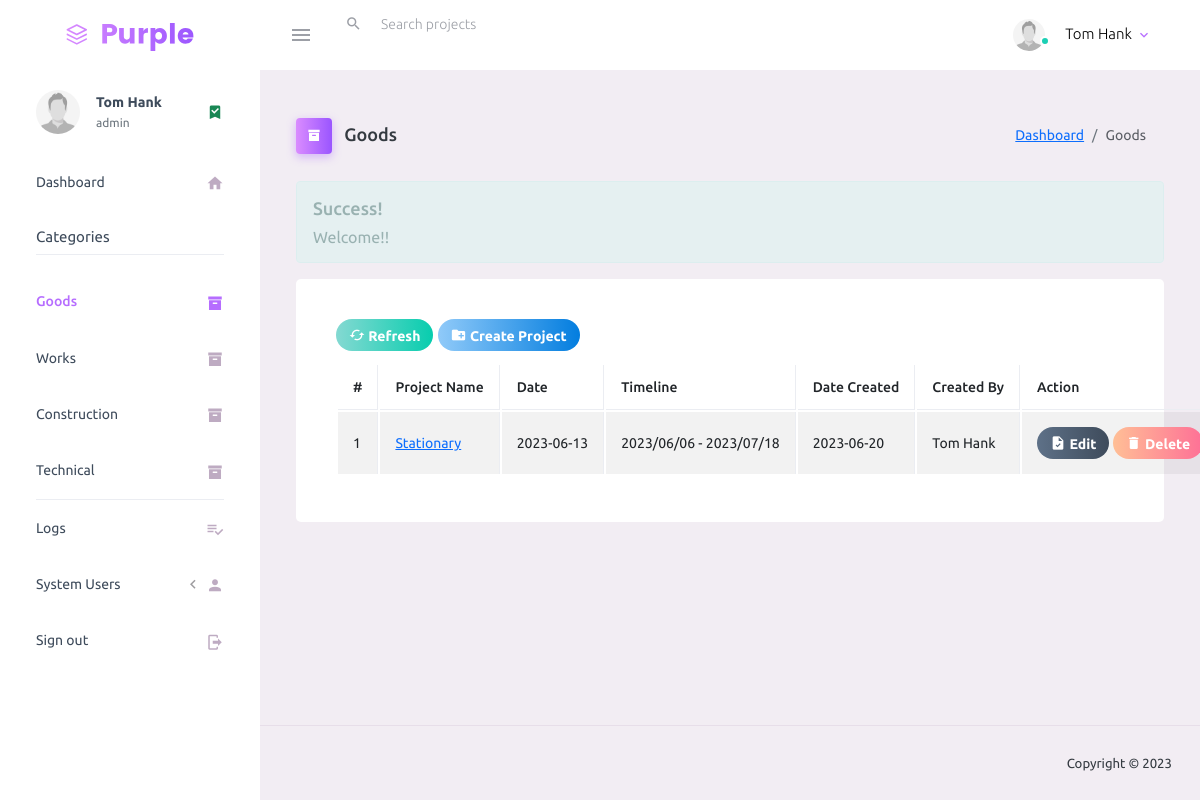
The page /goods.php (signed in) on the database its author committed.
### tables this page shows
CREATE TABLE `users_table` (
  `user_id` int(5) NOT NULL,
  `emp_id` text NOT NULL,
  `password` varchar(100) NOT NULL,
  `user_type` text NOT NULL,
  `status` tinyint(1) DEFAULT 0,
  `CreatedOn` date NOT NULL DEFAULT current_timestamp(),
  `CreatedBy` text NOT NULL,
  `deleted_on` date NOT NULL DEFAULT current_timestamp(),
  `deleted_by` text NOT NULL,
  `full_name` text NOT NULL,
  `photo` text NOT NULL
);

CREATE TABLE `projects` (
  `project_id` int(30) NOT NULL,
  `cat_id` int(30) NOT NULL,
  `project_name` text NOT NULL,
  `project_date` date NOT NULL,
  `project_timeline` text NOT NULL,
  `date_created` date NOT NULL DEFAULT current_timestamp(),
  `created_by` text NOT NULL,
  `delete_flag` int(2) NOT NULL DEFAULT 0 COMMENT '2 = deleted by admin; 1 = deleted by user; 0= not deleted'
);

### inc/session.php (called while the page is built, shortened)
<?php
	include 'conn.php';
	$sql = "SELECT * FROM users_table WHERE emp_id = '".$_SESSION['user']."'";
	$query = $conn->query($sql);
	$user = $query->fetch_assoc();
?>

### goods.php (the view, shortened to what this page needs)
<?php include 'inc/session.php'; ?>
<?php include 'inc/header.php'; ?>
<body>
    <div class="container-scroller">
        <?php include 'inc/menubar.php'; ?>
        <div class="container-fluid page-body-wrapper">
            <?php include 'inc/sidebar.php'; ?>
            <div class="main-panel">
                <div class="content-wrapper">
                    <div class="page-header">
                        <h3 class="page-title">
                            <span class="page-title-icon bg-gradient-primary text-white me-2">
                                <i class="mdi mdi-archive"></i>
                            </span> Goods
                        </h3>
                        <nav aria-label="breadcrumb">
                            <ol class="breadcrumb">
                                <li class="breadcrumb-item"><a href="dashboard.php">Dashboard</a></li>
                                <li class="breadcrumb-item active" aria-current="page">Goods</li>
                            </ol>
                        </nav>
                    </div>
                    <?php
                    if (isset($_SESSION['success'])) {
                        echo "
                            <div class='alert alert-success alert-dismissible'>
                            <h4><i class='icon fa fa-check'></i> Success!</h4>
                            " . $_SESSION['success'] . "
                            </div>
                        ";
                    }
                    ?>
                    <div class="row">
                        <div class="col-md-12 grid-margin stretch-card">
                            <div class="card">
                                <div class="card-body">
                                    <div class="card-title">
                                        <button title="Refresh" class="btn btn-gradient-success btn-rounded btn-sm" onClick="window.location.reload();"><i class="mdi mdi-cached"></i> Refresh</button>
                                        <button type="button" title="Create New" class="btn btn-gradient-info btn-rounded btn-sm addNew"><i class="mdi mdi-folder-plus"></i> Create Project</button>
                                    </div>
                                    <table id="example1" class="table table-bordered table-hover table-striped">
                                        <thead>
                                            <th>#</th>
                                            <th>Project Name</th>
                                            <th>Date</th>
                                            <th>Timeline</th>
                                            <th>Date Created</th>
                                            <th>Created By</th>
                                            <?php
                                            if ($user['user_type'] == 'admin') : ?>
                                                <th>Action</th>
                                            <?php
                                            endif; ?>
                                        </thead>
                                        <tbody>
                                            <?php
                                            $sql =  "SELECT * FROM projects WHERE cat_id = 1 AND delete_flag = 0 ORDER BY date_created DESC";
                                            $query = $conn->query($sql);
                                            $i = 1;
                                            while ($row = $query->fetch_assoc()) {
                                            ?>
                                                <tr>
                                                    <td><?= $i; ?></td>
                                                    <td><a title="View Project Details" href="project_phase.php?id=<?=base64_encode($row['project_id'])?>&page=<?=base64_encode('goods.php')?>&t=<?=base64_encode($row['project_name'])?>"><?= $row['project_name']; ?></a></td>
                                                    <td><?= $row['project_date']; ?></td>
                                                    <td><?= $row['project_timeline']; ?></td>
                                                    <td><?= $row['date_created']; ?></td>
                                                    <td><?= $row['created_by']; ?></td>
                                                    <?php
                                                    if ($user['user_type'] == 'admin') : ?>
                                                        <td>
                                                            <button title="Edit" class="btn btn-gradient-dark btn-sm btn-rounded btn-icon-text edit" data-id='<?= $row['project_id'] ?>'><i class="mdi mdi-file-check"></i> Edit</button>
                                                            <button title='Delete' class='btn btn-gradient-danger btn-sm btn-rounded btn-flat delete' data-id='<?= $row['project_id'] ?>'><i class='mdi mdi-delete'></i> Delete</button>
                                                        </td>
                                                    <?php
                                                    endif; ?>
                                                </tr>
                                            <?php $i++;
                                            }
                                            ?>
                                        </tbody>
                                    </table>
                                </div>
                            </div>
                        </div>
                    </div>
                </div>
                <?php include 'inc/footer.php'; ?>
            </div>
        </div>
    </div>
</body>
</html>

### inc/menubar.php (shortened to what this page needs)
<nav class="navbar default-layout-navbar col-lg-12 col-12 p-0 fixed-top d-flex flex-row">
  <div class="text-center navbar-brand-wrapper d-flex align-items-center justify-content-center">
    <a class="navbar-brand brand-logo" href="dashboard.php"><img src="assets/images/logo.svg" alt="logo" /></a>
  </div>
  <div class="navbar-menu-wrapper d-flex align-items-stretch">
    <button class="navbar-toggler navbar-toggler align-self-center" type="button" data-toggle="minimize">
      <span class="mdi mdi-menu"></span>
    </button>
    <div class="search-field d-none d-md-block">
      <form class="d-flex align-items-center h-100" action="#">
        <div class="input-group">
          <div class="input-group-prepend bg-transparent">
            <i class="input-group-text border-0 mdi mdi-magnify"></i>
          </div>
          <input type="text" class="form-control bg-transparent border-0" placeholder="Search projects">
        </div>
      </form>
    </div>
    <ul class="navbar-nav navbar-nav-right">
      <li class="nav-item nav-profile dropdown">
        <a class="nav-link dropdown-toggle" id="profileDropdown" href="#" data-bs-toggle="dropdown" aria-expanded="false">
          <div class="nav-profile-img">
            <img src="<?php echo (!empty($user['photo'])) ? 'uploads/images/'.$user['photo'] : 'assets/images/profile.jpg'; ?>" alt="image">
            <span class="availability-status online"></span>
          </div>
          <div class="nav-profile-text">
            <p class="mb-1 text-black"><?php echo $user['full_name']; ?></p>
          </div>
        </a>
      </li>
    </ul>
  </div>
</nav>

### inc/sidebar.php (shortened to what this page needs)
<nav class="sidebar sidebar-offcanvas" id="sidebar">
  <ul class="nav sidebar-menu">
    <li class="nav-item nav-profile">
      <a href="#" class="nav-link">
        <div class="nav-profile-image">
          <img src="<?php echo (!empty($user['photo'])) ? 'uploads/images/'.$user['photo'] : 'assets/images/profile.jpg'; ?>" alt="profile">
        </div>
        <div class="nav-profile-text d-flex flex-column">
          <span class="font-weight-bold mb-2"><?php echo $user['full_name']; ?></span>
          <span class="text-secondary text-small"><?php echo $user['user_type']; ?></span>
        </div>
        <i class="mdi mdi-bookmark-check text-success nav-profile-badge"></i>
      </a>
    </li>
    <li class="nav-item">
      <a class="nav-link" href="dashboard.php">
        <span class="menu-title">Dashboard</span>
        <i class="mdi mdi-home menu-icon"></i>
      </a>
    </li>
    <li class="nav-item sidebar-actions" style="margin-top: 0;">
      <span class="nav-link">
        <div class="border-bottom">
          <h6 class="font-weight-normal mb-2">Categories</h6>
        </div>
      </span>
    </li>
    <li class="nav-item">
      <a class="nav-link" href="goods.php?id=<?= base64_encode(1)?>&page=<?= base64_encode('goods.php')?>">
        <span class="menu-title">Goods</span>
        <i class="mdi mdi-archive menu-icon"></i>
      </a>
    </li>
    <li class="nav-item">
      <a class="nav-link" href="works.php?id=<?= base64_encode(2)?>&page=<?= base64_encode('works.php')?>">
        <span class="menu-title">Works</span>
        <i class="mdi mdi-archive menu-icon"></i>
      </a>
    </li>
    <li class="nav-item">
      <a class="nav-link" href="normalServices.php?id=<?= base64_encode(3)?>&page=<?= base64_encode('normalServices.php')?>">
        <span class="menu-title">Construction</span>
        <i class="mdi mdi-archive menu-icon"></i>
      </a>
    </li>
    <li class="nav-item">
      <a class="nav-link border-bottom" href="technical.php?id=<?= base64_encode(4)?>&page=<?= base64_encode('technical.php')?>">
        <span class="menu-title">Technical</span>
        <i class="mdi mdi-archive menu-icon"></i>
      </a>
    </li>
    <li class="nav-item">
      <a class="nav-link" href="logs.php">
        <span class="menu-title">Logs</span>
        <i class="mdi mdi-playlist-check menu-icon"></i>
      </a>
    </li>
    <li class="nav-item">
      <a class="nav-link" data-bs-toggle="collapse" href="#ui-basic" aria-expanded="false" aria-controls="ui-basic">
        <span class="menu-title">System Users</span>
        <i class="menu-arrow"></i>
        <i class="mdi mdi-account menu-icon"></i>
      </a>
    </li>
    <li class="nav-item">
      <a class="nav-link" href="process/logout.php">
        <span class="menu-title">Sign out</span>
        <i class="mdi mdi-logout menu-icon"></i>
      </a>
    </li>
  </ul>
</nav>

### rows shown on the page
users_table: full_name "Tom Hank", user_type "admin"
projects: project_name "Stationary", project_date "2023-06-13", project_timeline "2023/06/06 - 2023/07/18", date_created "2023-06-20", created_by "Tom Hank"

### other values the page prints
$_SESSION['success'] "Welcome!!"
